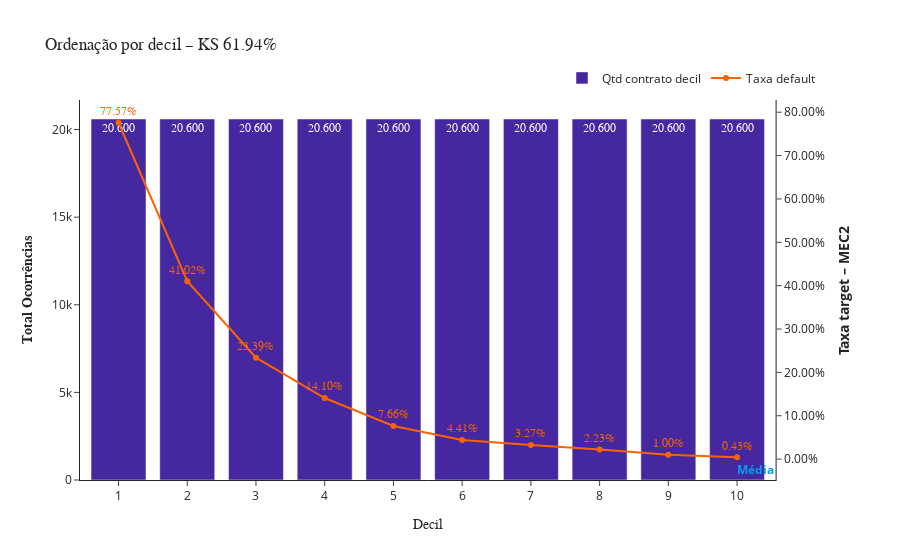

Notebook source saved alongside this figure:
### Code cell
evaluator.plot_decile_ks()

### Figure 1 — Plotly figure (JSON) as saved in the notebook; plotly's stock layout.template omitted (floating-point values rounded to 4 significant figures)
{"data": [{"marker": {"color": "#4527a0"}, "name": "Qtd contrato decil", "text": ["20.600", "20.600", "20.600", "20.600", "20.600", "20.600", "20.600", "20.600", "20.600", "20.600"], "textfont": {"family": "Arial Black"}, "type": "bar", "x": ["1", "2", "3", "4", "5", "6", "7", "8", "9", "10"], "xaxis": "x", "y": [20600, 20600, 20600, 20600, 20600, 20600, 20600, 20600, 20600, 20600], "yaxis": "y"}, {"line": {"color": "#fa6300"}, "marker": {"color": "#fa6300"}, "mode": "lines+markers+text", "name": "Taxa default", "text": ["77.57%", "41.02%", "23.39%", "14.10%", "7.66%", "4.41%", "3.27%", "2.23%", "1.00%", "0.43%"], "textfont": {"color": "#fa6300", "family": "Arial Black"}, "textposition": "top center", "type": "scatter", "x": ["1", "2", "3", "4", "5", "6", "7", "8", "9", "10"], "xaxis": "x", "y": [0.7757, 0.4102, 0.2339, 0.141, 0.07655, 0.04413, 0.03272, 0.02233, 0.009951, 0.00432], "yaxis": "y2"}], "layout": {"annotations": [{"font": {"color": "#059fed"}, "showarrow": false, "text": "<b>Média</b>", "x": 1, "xanchor": "right", "xref": "x domain", "y": 0.1751, "yanchor": "bottom", "yref": "y"}], "bargap": 0.2, "legend": {"orientation": "h", "x": 1, "xanchor": "right", "y": 1.02, "yanchor": "bottom"}, "shapes": [{"line": {"color": "#059fed", "dash": "dash"}, "type": "line", "x0": 0, "x1": 1, "xref": "x domain", "y0": 0.1751, "y1": 0.1751, "yref": "y2"}], "title": {"font": {"family": "Arial Black"}, "text": "Ordenação por decil – KS 61.94%"}, "xaxis": {"anchor": "y", "domain": [0, 0.94], "title": {"font": {"family": "Arial Black"}, "text": "Decil"}}, "yaxis": {"anchor": "x", "domain": [0, 1], "title": {"font": {"family": "Arial Black"}, "text": "<b>Total Ocorrências<b>"}}, "yaxis2": {"anchor": "x", "overlaying": "y", "side": "right", "tickformat": ".2%", "title": {"text": "<b>Taxa target – MEC2<b>"}}}}
